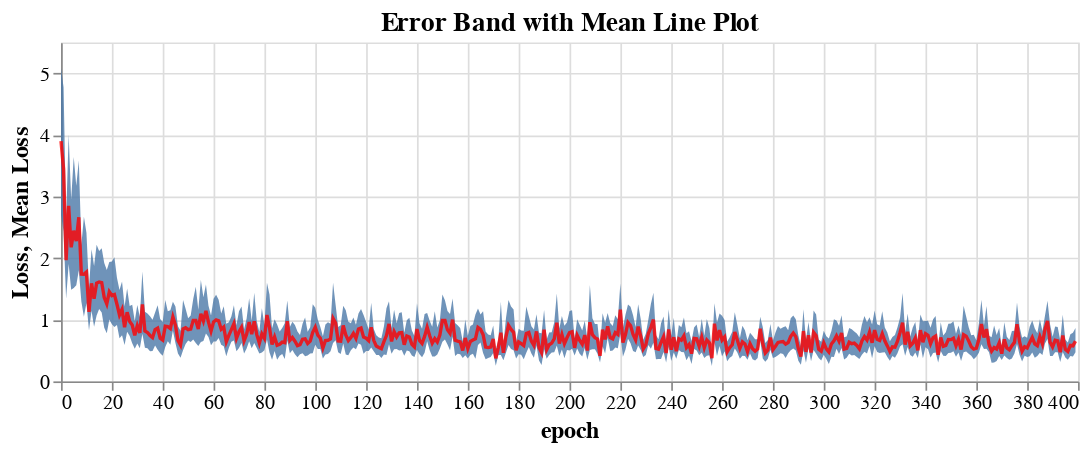

The notebook cell this image was saved under:
### Markdown cell above
# Curva de aprendizado

### Code cell
import altair as alt

error_band = alt.Chart(db).mark_errorband(extent='ci', opacity = 0.8).encode(
    x='epoch:Q',
    y=alt.Y('loss:Q', title='Loss'),
).properties(
    title='Error Band with Mean Line Plot',
    width=600,
    height=200
)

mean_line = alt.Chart(db).mark_line(color='red').encode(
    x='epoch:Q',
    y=alt.Y('mean(loss):Q', title='Mean Loss')
)

(error_band + mean_line).configure_mark(
    opacity=0.8
).configure_axis(
    labelFontSize=12,
    titleFontSize=14
).configure_title(
    fontSize=16
)

### Figure 1 — Vega-Lite specification as saved in the notebook (floating-point values rounded to 4 significant figures; data arrays with more than 128 entries replaced by an {"elided": "..."} marker saying what was removed)
{"config": {"view": {"continuousWidth": 300, "continuousHeight": 300}, "axis": {"labelFontSize": 12, "titleFontSize": 14}, "mark": {"opacity": 0.8}, "title": {"fontSize": 16}}, "layer": [{"mark": {"type": "errorband", "extent": "ci", "opacity": 0.8}, "encoding": {"x": {"field": "epoch", "type": "quantitative"}, "y": {"field": "loss", "title": "Loss", "type": "quantitative"}}, "title": "Error Band with Mean Line Plot"}, {"mark": {"type": "line", "color": "red"}, "encoding": {"x": {"field": "epoch", "type": "quantitative"}, "y": {"aggregate": "mean", "field": "loss", "title": "Mean Loss", "type": "quantitative"}}}], "data": {"name": "data-7614689a234844bdeec78d659d6821e7"}, "height": 200, "width": 600, "$schema": "https://vega.github.io/schema/vega-lite/v5.17.0.json", "datasets": {"data-7614689a234844bdeec78d659d6821e7": {"elided": "14000 records"}}}
